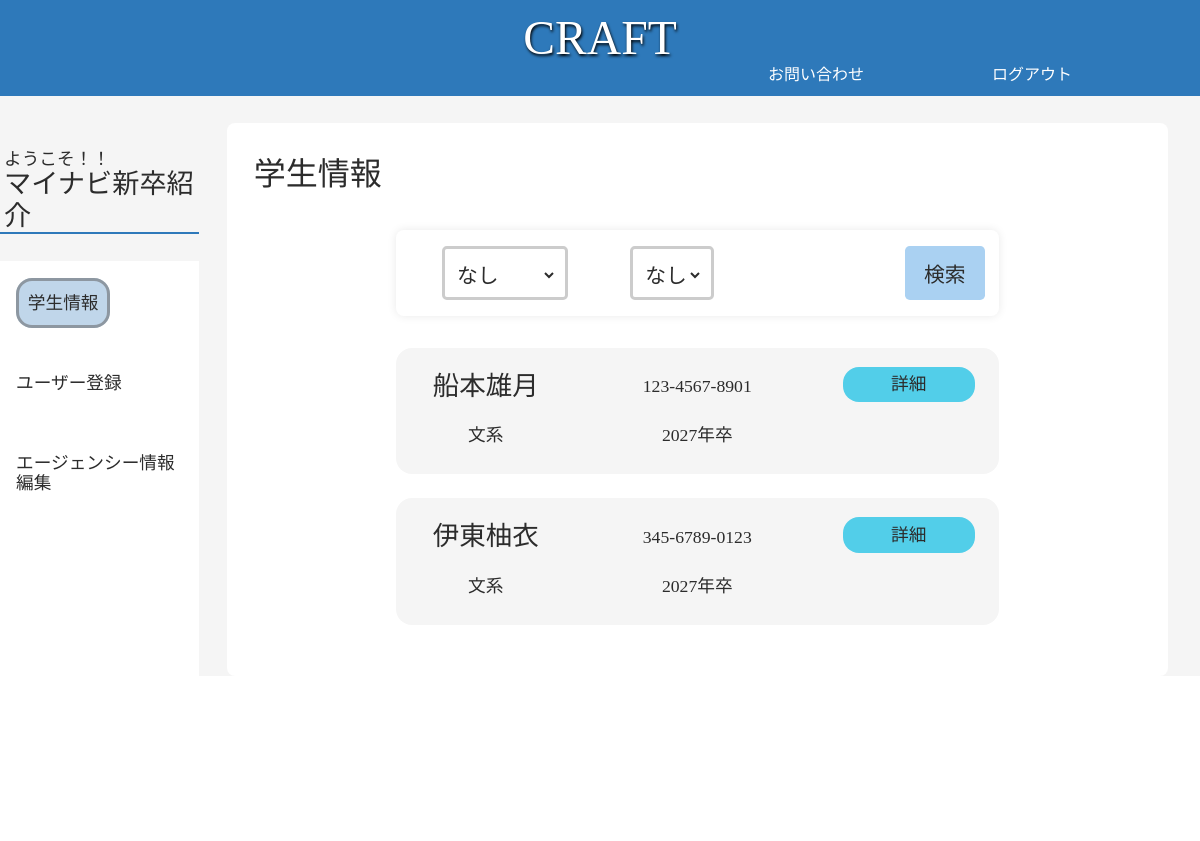
The page /agency/index.php (signed in) on the database as committed earlier.
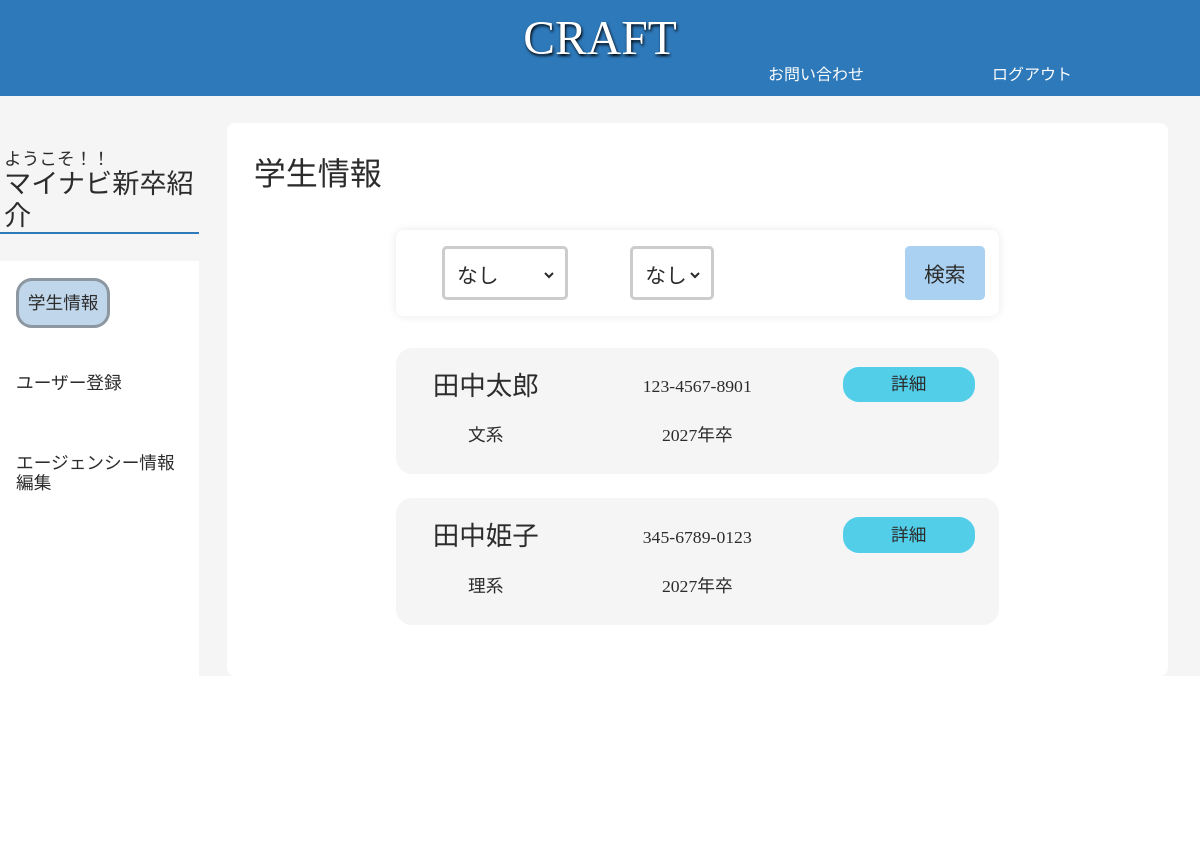
The same page on the database as committed later.
### tables this page shows
CREATE TABLE user (
    id INT PRIMARY KEY AUTO_INCREMENT,
    agency_id INT NOT NULL,
    user_id INT NOT NULL
);

CREATE TABLE user_info (
    id INT PRIMARY KEY AUTO_INCREMENT,
    name VARCHAR(255) NOT NULL,
    sex TINYINT(1) NOT NULL,
    graduate_year INT NOT NULL,
    university VARCHAR(255) NOT NULL,
    selection TINYINT(1) NOT NULL,
    faculty VARCHAR(255) NOT NULL,
    email VARCHAR(255) NOT NULL,
    phone VARCHAR(255) NOT NULL,
    supplement VARCHAR(255)
);

### src/agency/components/studentInfo.php (the view, shortened to what this page needs)
<div class="user-informationPanel">
    <ul class="tab__panel-box">
        <?php foreach ($users as $user) : ?>
            <?php
            $stmt = $dbh->prepare('SELECT * FROM user_info WHERE id = :id');
            $stmt->execute(['id' => $user['user_id']]);
            $user_info = $stmt->fetch(PDO::FETCH_ASSOC);
            $show = true;
            if ($show) :
            ?>
                <li class="person-information">
                    <div class="user-informationUserName">
                        <p><?= $user_info["name"]; ?></p>
                    </div>
                    <div class="user-informationGender">
                        <p><?= $user_info["selection"] == 0 ? '理系' : '文系'; ?></p>
                    </div>
                    <div class="user-informationPhoneNumber">
                        <p><?= $user_info["phone"]; ?></p>
                    </div>
                    <div class="user-informationMail">
                        <p><?= $user_info["graduate_year"]; ?>年卒</p>
                    </div>
                    <div class="user-detail">
                        <button class="user-detailButton">詳細</button>
                    </div>
                </li>
            <?php endif; ?>
        <?php endforeach; ?>
    </ul>
</div>

Rows that differ between the two databases and show on the page:
changed through a linked row, user: user_info.name "船本雄月" → "田中太郎"
changed through a linked row, user: user_info.name "伊東柚衣" → "田中姫子"; text "文系" → "理系"
